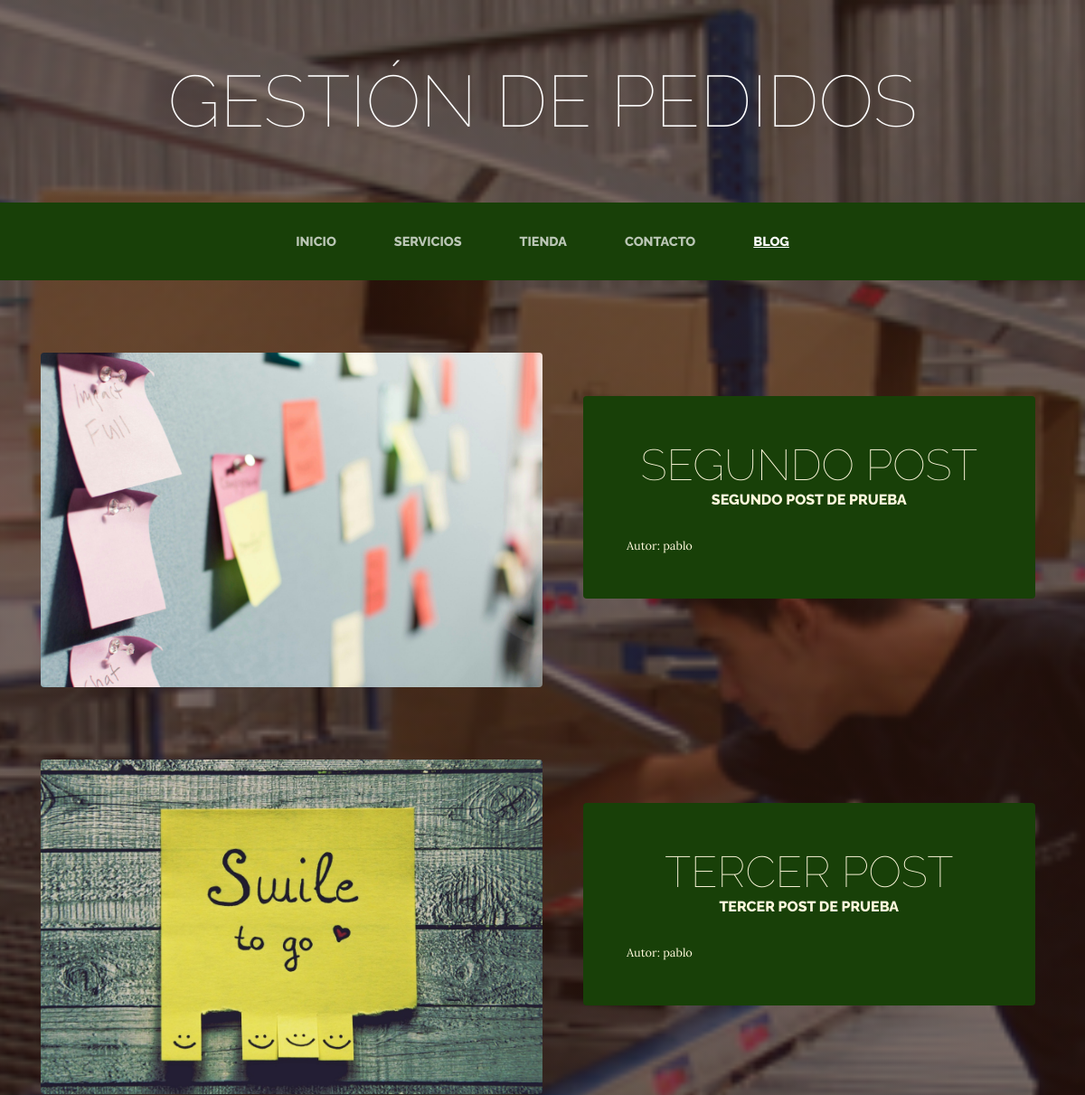
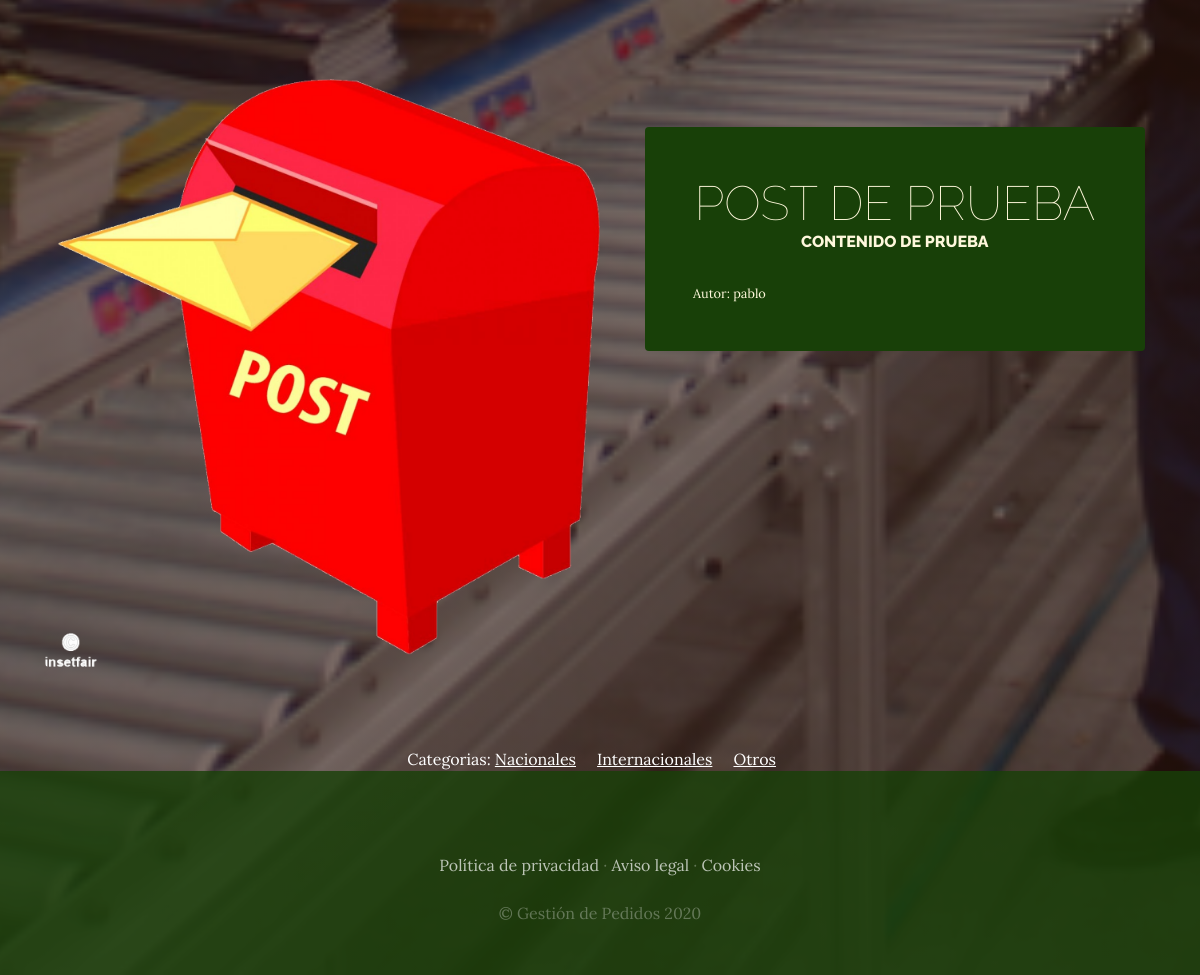
Screenshot of /blog/ with the database file from the repository (2 pictures, top to bottom).
### Blog/models.py (models this page shows, shortened)
class Post(models.Model):
  titulo = models.CharField(max_length=50)
  contenido = models.CharField(max_length=50)
  imagen = models.ImageField(upload_to="blog", null=True, blank=True)
  autor = models.ForeignKey(User, on_delete=models.CASCADE)
  categorias = models.ManyToManyField(Categoria)
  created = models.DateTimeField(auto_now_add=True)
  updated = models.DateTimeField(auto_now_add=True)
  class Meta:
    verbose_name = "post"
    verbose_name_plural = "posts"

class Categoria(models.Model):
  nombre = models.CharField(max_length=50)
  created = models.DateTimeField(auto_now_add=True)
  updated = models.DateTimeField(auto_now_add=True)
  class Meta:
    verbose_name = "categoria"
    verbose_name_plural = "categorias"

### Blog/views.py (the view)
# urls.py: path("", views.blog, name="Blog"),
def blog(request):
  posts = Post.objects.all()
  return render(request, "Blog/blog.html", {"posts": posts})

### Carro/context_processor.py (called while the page is built)
def importe_total_carro(request):
  carro = Carro(request)
  total = 125
  if request.user.is_authenticated:
    for key, value in request.session["carro"].items():
      total = total + (float(value["precio"])*value["cantidad"])
  return {"importe_total_carro": total}

### Blog/templates/Blog/blog.html
{% extends "ProyectoWebApp/base.html" %}
{% load static %}
{% block content %}
  {% for post in posts %}
  <section class="page-section clearfix">
    <div class="container">
      <div class="intro">
        <img class="intro-img img-fluid mb-3 mb-lg-0 rounded" src="{{post.imagen.url}}" alt="" style="width: 50%;">
        <div class="intro-text left-0 text-center bg-faded p-5 rounded">
          <h2 class="section-heading mb-4" >
            <span class="section-heading-lower">{{post.titulo}}</span>
            <span class="section-heading-upper">{{post.contenido}}</span>
          </h2>
          <div style="text-align: left; font-size: 0.8em;">
            Autor: {{post.autor}}
          </div>
        </div>
      </div>
    </div>
  </section>
  {% endfor %}
  <section>
    <div style="width: 75%; margin: auto; text-align: center; color: white;">
       Categorias:
       {% for post in posts %}
        {% for categoria in post.categorias.all %}
          <a href="{% url 'categoria' categoria.id %}" class="linksCategorias">{{categoria.nombre}}</a> &nbsp;&nbsp;&nbsp;
        {% endfor %}
       {% endfor %}
    </div>
  </section>
{% endblock %}

### ProyectoWebApp/static/ProyectoWebApp/css/gestion.css (style rules this page uses)
body { font-family: 'Lora'; background: linear-gradient(rgba(47, 23, 15, 0.65), rgba(47, 23, 15, 0.65)), url("../img/bg_main.jpg"); background-attachment: fixed; background-position: center; background-size: cover; }
h1, h2, h3, h4, h5, h6 { font-family: 'Raleway'; }
.page-section { margin-top: 5rem; margin-bottom: 5rem; }
.section-heading { text-transform: uppercase; }
.section-heading .section-heading-upper { display: block; font-size: 1rem; font-weight: 800; padding-bottom: .5rem; }
.section-heading .section-heading-lower { display: block; font-size: 3rem; font-weight: 100; }
.bg-faded { background-color: rgba(255, 255, 255, 0.85); }
.intro { position: relative; }
@media (min-width: 992px) { .intro .intro-img { width: 75%; float: left; } }
@media (min-width: 992px) { .intro .intro-text { left: 600; width: 60%; margin-top: 3rem; background-color: rgba(24, 64, 8); color: cornsilk; position: absolute; } }
@media (min-width: 1200px) { .intro .intro-text { width: 45%; } }
.linksCategorias { color: white !important; text-decoration: underline; }

### rows the page displays
Post: imagen (picture), titulo "SEGUNDO POST", contenido "SEGUNDO POST DE PRUEBA", autor "pablo"
Post: imagen (picture), titulo "TERCER POST", contenido "TERCER POST DE PRUEBA", autor "pablo"
Post: imagen (picture), titulo "POST DE PRUEBA", contenido "CONTENIDO DE PRUEBA", autor "pablo"
Categoria: nombre "Nacionales"
Categoria: nombre "Internacionales"
Categoria: nombre "Otros"
